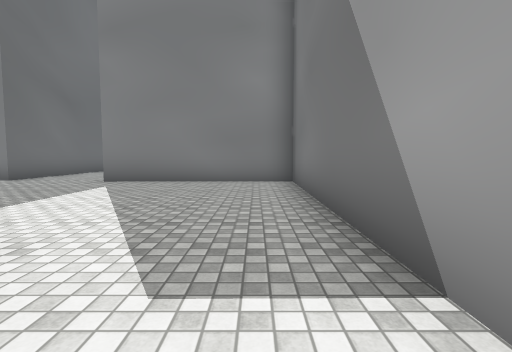
[1] (above)

21 first-person views from a walk through a scene from a Unity 3-D project. The camera is 1.3 m above the floor, tilts 4° down and sees 85° across. The floor is counted in squares, 2 m on a side. Each view is taken from the middle of a square. On the plan, view 1 faces up. The plan holds only what a view shows up to about 9 squares ahead; the rest is blank. The place goes on beyond the plan. The player is left out. Some animated figures are left out. Some surface patterns are stand-ins.

[2]
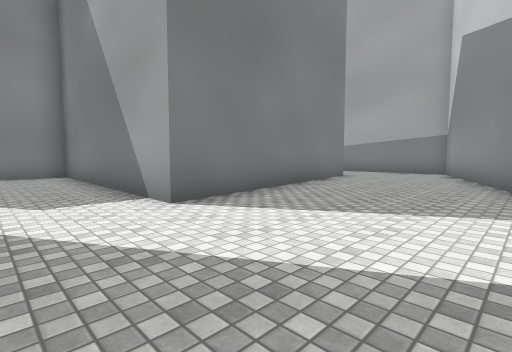

[3]
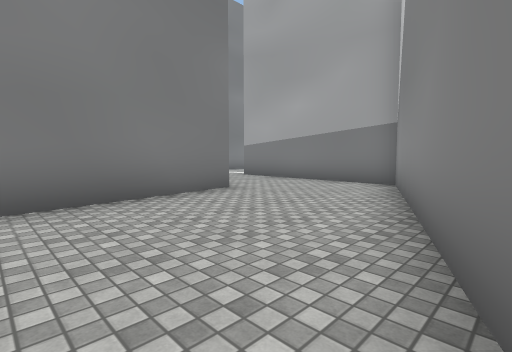

[4]
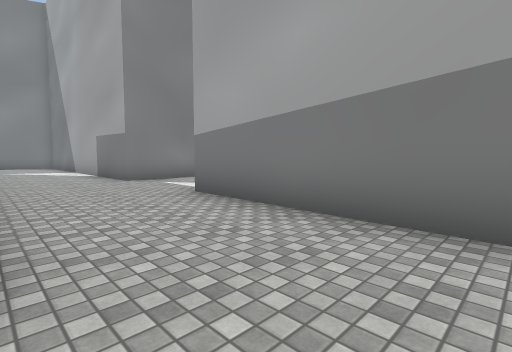

[5]
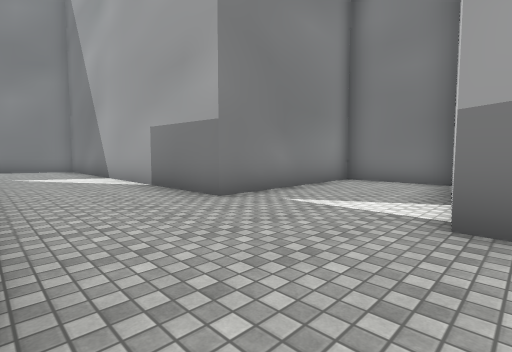

[6]
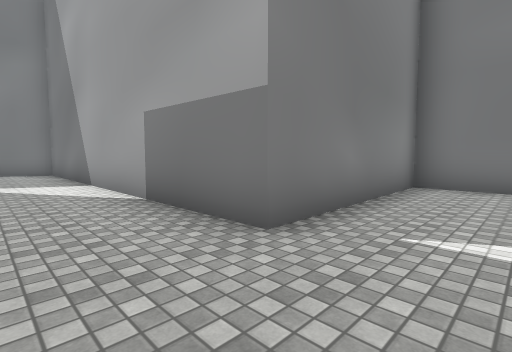

[7]
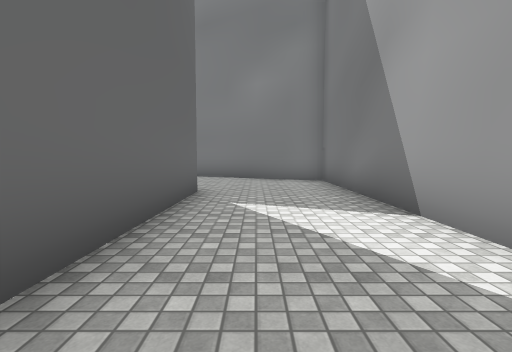

[8]
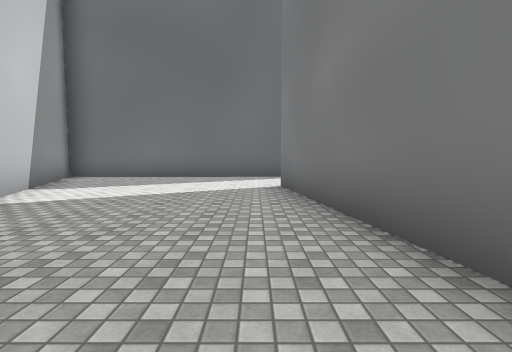

[9]
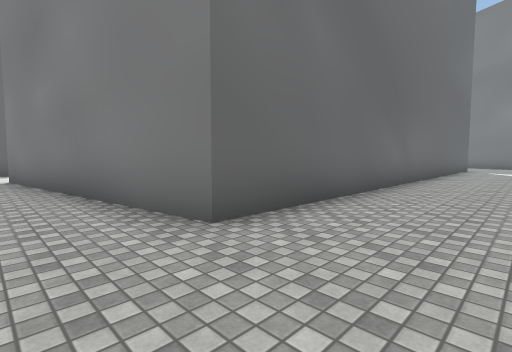

[10]
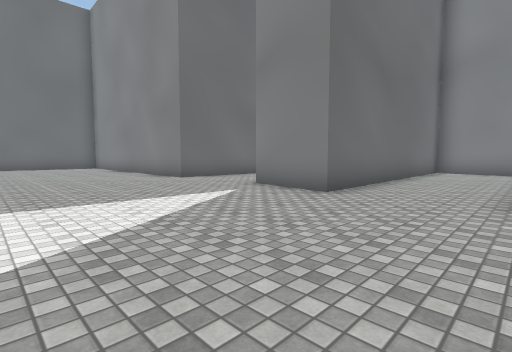

[11]
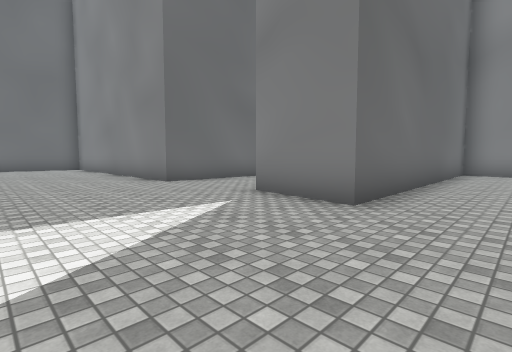

[12]
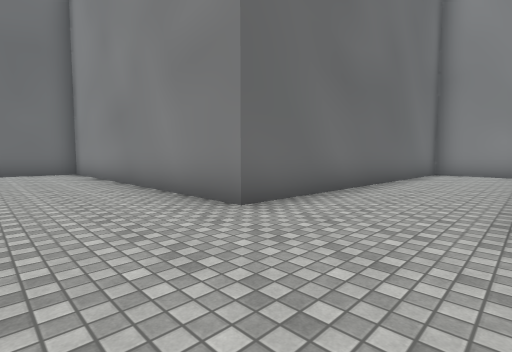

[13]
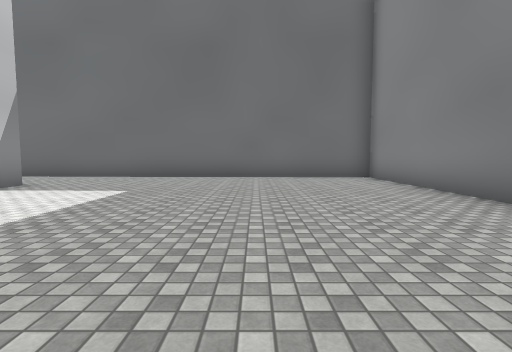

[14]
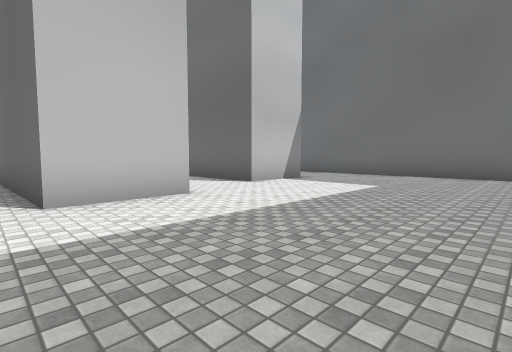

[15]
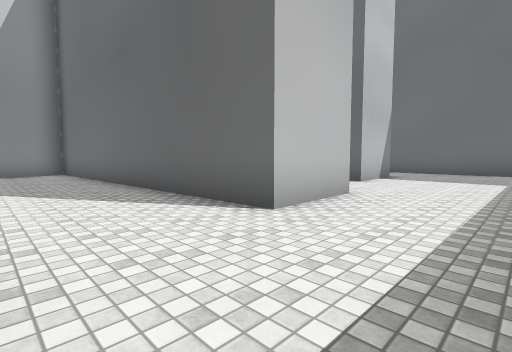

[16]
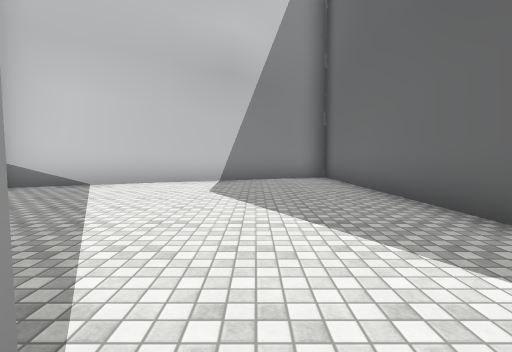

[17]
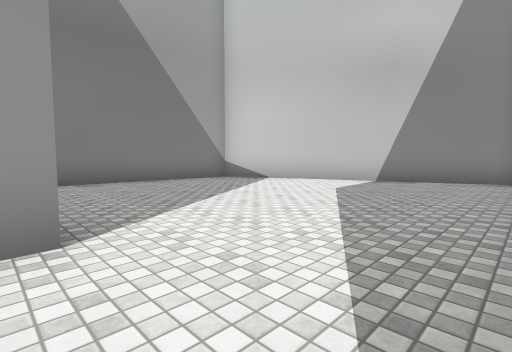

[18]
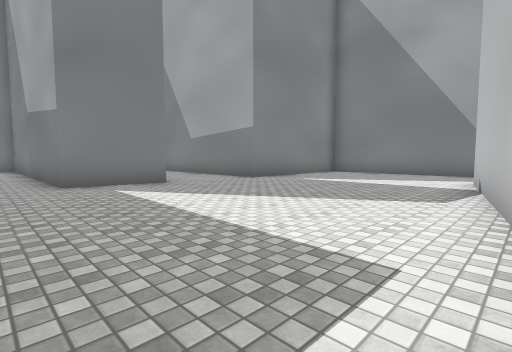

[19]
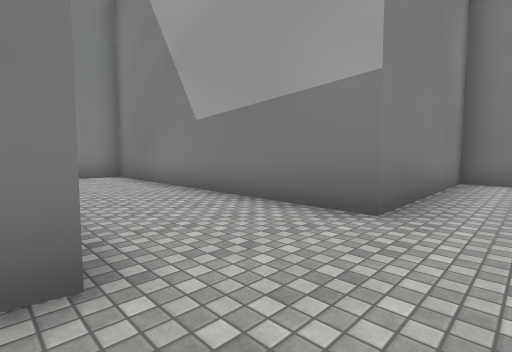

[20]
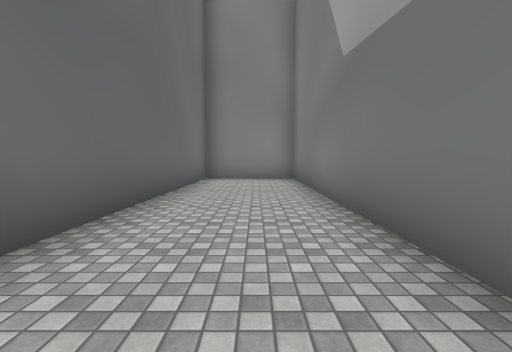

[21]
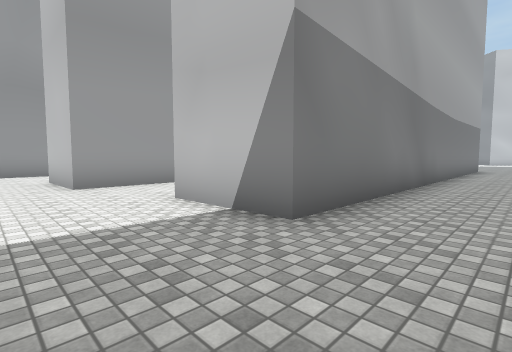

### Floor plan
Points are (right, up) in squares from view 1. A wall is a line through its corners. A room is listed if a view was taken in it or the views show most of it. See-through windows are left out.
Room 1 (views 1, 2, 3, 4, 5, 6, 7, 8, 9)
walls: (15.4, 5.2) (15.5, 7.8) (10.8, 7.7) (10.8, 17.5) (8.6, 18.4); (5.2, -3) (10.7, -0.8) (10.9, 4.4) (13.1, 4.8); (-1.9, 0.8) (-1.8, -5.7) (2.6, -4); (7.9, 15.3) (7.8, 1.6) (0.9, 0.5) (0.9, 1.5)
ways out: opening at (-0.5, 1) to room 2; opening at (9, 17)
Room 2 (views 10, 11, 12, 13, 14, 15, 16, 17, 18, 19, 20, 21)
walls: (-8.7, -1.4) (-8.7, 0.6); (-6.5, 1.1) (-1.9, 2); (-13.6, -2.6) (-13.7, -0.3) (-11.6, -0.2) (-11.1, -10) (-3.9, -6.7) (-3.7, -2.2); (0.9, 1.5) (1, 7.4) (-3.9, 7.2) (-3.8, 15.3) (-6.2, 15.7); (-6.7, 15.1) (-6.7, 7.5) (-8.8, 7.8) (-8.9, 16.1) (-11.5, 16.3) (-11.7, 7.5) (-20.7, 7.5) (-21, -3.6); (-18.3, -10.1) (-18.3, -1.3) (-16, -1.2) (-16, -3.9)
ways out: opening at (-0.5, 1) to room 1

Positions as (right, up) in squares from view 1, and headings:
1: (0, 0), facing up
2: (-1, -3), facing up-right
3: (4, -3), facing up-right
4: (8, 0), facing up-right
5: (8, 4), facing up-right
6: (9, 6), facing up-right
7: (9, 10), facing up
8: (7, 0), facing left
9: (10, 0), facing up-left
10: (-4, 3), facing up-left
11: (-5, 4), facing up-left
12: (-9, 5), facing up-left
13: (-12, 4), facing left
14: (-11, 4), facing down-left
15: (-9, 2), facing down-left
16: (-9, -1), facing down
17: (-11, -1), facing down-right
18: (-10, 1), facing up-right
19: (-7, 6), facing up-right
20: (-10, 8), facing up
21: (-20, 1), facing down-right
